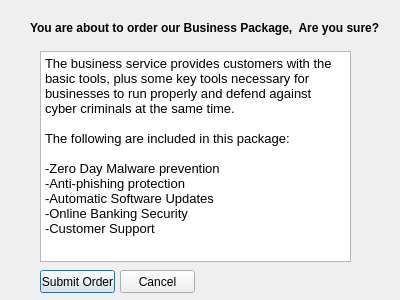
<?xml version="1.0" encoding="UTF-8"?>
<ui version="4.0">
 <class>confirmBusiness</class>
 <widget class="QDialog" name="confirmBusiness">
  <property name="geometry">
   <rect>
    <x>0</x>
    <y>0</y>
    <width>400</width>
    <height>300</height>
   </rect>
  </property>
  <property name="windowTitle">
   <string>Dialog</string>
  </property>
  <widget class="QPushButton" name="submitButton">
   <property name="geometry">
    <rect>
     <x>40</x>
     <y>270</y>
     <width>75</width>
     <height>23</height>
    </rect>
   </property>
   <property name="text">
    <string>Submit Order</string>
   </property>
  </widget>
  <widget class="QPushButton" name="cancelButton">
   <property name="geometry">
    <rect>
     <x>120</x>
     <y>270</y>
     <width>75</width>
     <height>23</height>
    </rect>
   </property>
   <property name="text">
    <string>Cancel</string>
   </property>
  </widget>
  <widget class="QLabel" name="label">
   <property name="geometry">
    <rect>
     <x>30</x>
     <y>20</y>
     <width>351</width>
     <height>16</height>
    </rect>
   </property>
   <property name="font">
    <font>
     <weight>75</weight>
     <bold>true</bold>
    </font>
   </property>
   <property name="text">
    <string>You are about to order our Business Package,  Are you sure?</string>
   </property>
  </widget>
  <widget class="QTextBrowser" name="textBrowser">
   <property name="geometry">
    <rect>
     <x>40</x>
     <y>51</y>
     <width>311</width>
     <height>211</height>
    </rect>
   </property>
   <property name="html">
    <string>&lt;!DOCTYPE HTML PUBLIC &quot;-//W3C//DTD HTML 4.0//EN&quot; &quot;http://www.w3.org/TR/REC-html40/strict.dtd&quot;&gt;
&lt;html&gt;&lt;head&gt;&lt;meta name=&quot;qrichtext&quot; content=&quot;1&quot; /&gt;&lt;style type=&quot;text/css&quot;&gt;
p, li { white-space: pre-wrap; }
&lt;/style&gt;&lt;/head&gt;&lt;body style=&quot; font-family:'MS Shell Dlg 2'; font-size:8.25pt; font-weight:400; font-style:normal;&quot;&gt;
&lt;p style=&quot; margin-top:0px; margin-bottom:0px; margin-left:0px; margin-right:0px; -qt-block-indent:0; text-indent:0px;&quot;&gt;&lt;span style=&quot; font-size:10pt;&quot;&gt;The business service provides customers with the basic tools, plus some key tools necessary for businesses to run properly and defend against cyber criminals at the same time.&lt;/span&gt;&lt;/p&gt;
&lt;p style=&quot;-qt-paragraph-type:empty; margin-top:0px; margin-bottom:0px; margin-left:0px; margin-right:0px; -qt-block-indent:0; text-indent:0px; font-size:10pt;&quot;&gt;&lt;br /&gt;&lt;/p&gt;
&lt;p style=&quot; margin-top:0px; margin-bottom:0px; margin-left:0px; margin-right:0px; -qt-block-indent:0; text-indent:0px;&quot;&gt;&lt;span style=&quot; font-size:10pt;&quot;&gt;The following are included in this package:&lt;/span&gt;&lt;/p&gt;
&lt;p style=&quot;-qt-paragraph-type:empty; margin-top:0px; margin-bottom:0px; margin-left:0px; margin-right:0px; -qt-block-indent:0; text-indent:0px; font-size:10pt;&quot;&gt;&lt;br /&gt;&lt;/p&gt;
&lt;p style=&quot; margin-top:0px; margin-bottom:0px; margin-left:0px; margin-right:0px; -qt-block-indent:0; text-indent:0px;&quot;&gt;&lt;span style=&quot; font-size:10pt;&quot;&gt;-Zero Day Malware prevention&lt;/span&gt;&lt;/p&gt;
&lt;p style=&quot; margin-top:0px; margin-bottom:0px; margin-left:0px; margin-right:0px; -qt-block-indent:0; text-indent:0px;&quot;&gt;&lt;span style=&quot; font-size:10pt;&quot;&gt;-Anti-phishing protection&lt;/span&gt;&lt;/p&gt;
&lt;p style=&quot; margin-top:0px; margin-bottom:0px; margin-left:0px; margin-right:0px; -qt-block-indent:0; text-indent:0px;&quot;&gt;&lt;span style=&quot; font-size:10pt;&quot;&gt;-Automatic Software Updates&lt;/span&gt;&lt;/p&gt;
&lt;p style=&quot; margin-top:0px; margin-bottom:0px; margin-left:0px; margin-right:0px; -qt-block-indent:0; text-indent:0px;&quot;&gt;&lt;span style=&quot; font-size:10pt;&quot;&gt;-Online Banking Security&lt;/span&gt;&lt;/p&gt;
&lt;p style=&quot; margin-top:0px; margin-bottom:0px; margin-left:0px; margin-right:0px; -qt-block-indent:0; text-indent:0px;&quot;&gt;&lt;span style=&quot; font-size:10pt;&quot;&gt;-Customer Support&lt;/span&gt;&lt;/p&gt;&lt;/body&gt;&lt;/html&gt;</string>
   </property>
  </widget>
  <widget class="QLabel" name="thanksLabel">
   <property name="geometry">
    <rect>
     <x>220</x>
     <y>270</y>
     <width>91</width>
     <height>21</height>
    </rect>
   </property>
   <property name="text">
    <string/>
   </property>
  </widget>
 </widget>
 <resources/>
 <connections/>
</ui>
